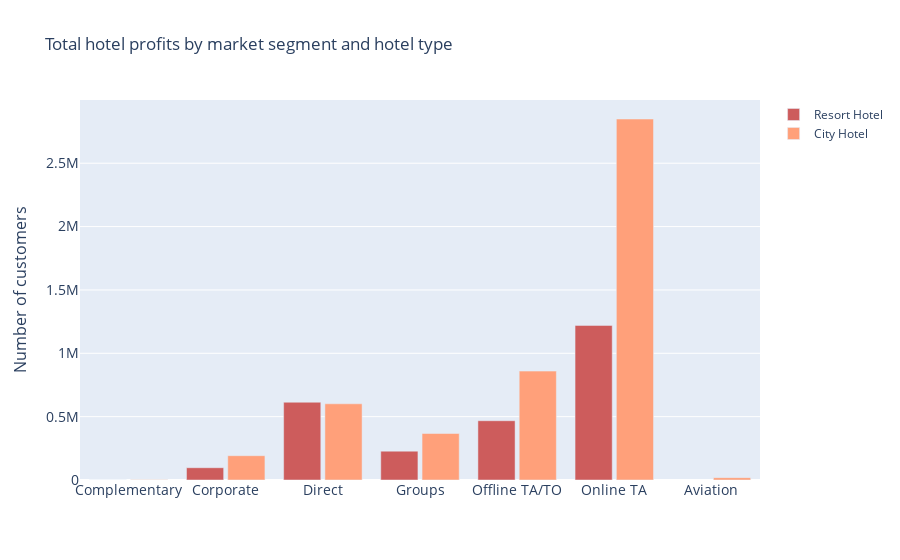

The notebook cell saved with this chart:
### Code cell
fig = go.Figure()
fig.add_trace(go.Bar(x=adr_resort_hotel_market['market_segment'],
                y=adr_resort_hotel_market['Total_profit'],
                name='Resort Hotel',
                marker_color='indianred'
                ))
fig.add_trace(go.Bar(x=adr_city_hotel_market['market_segment'],
                y=adr_city_hotel_market['Total_profit'],
                name='City Hotel',
                marker_color='lightsalmon'
                ))

fig.update_layout(
    title='Total hotel profits by market segment and hotel type',
    xaxis_tickfont_size=14,
    yaxis=dict(
        title='Number of customers',
        titlefont_size=16,
        tickfont_size=14,
    ),
    barmode='group',
    bargap=0.15, # gap between bars of adjacent location coordinates.
    bargroupgap=0.1 # gap between bars of the same location coordinate.
)
fig.show()

### Figure 1 — Plotly figure (JSON) as saved in the notebook; plotly's stock layout.template omitted (floating-point values rounded to 4 significant figures)
{"data": [{"marker": {"color": "indianred"}, "name": "Resort Hotel", "type": "bar", "x": ["Complementary", "Corporate", "Direct", "Groups", "Offline TA/TO", "Online TA"], "y": [697.6, 96950.0, 613900.0, 227900.0, 467800.0, 1220000.0]}, {"marker": {"color": "lightsalmon"}, "name": "City Hotel", "type": "bar", "x": ["Aviation", "Complementary", "Corporate", "Direct", "Groups", "Offline TA/TO", "Online TA"], "y": [18400.0, 1291.0, 191800.0, 601400.0, 367100.0, 859300.0, 2849000.0]}], "layout": {"bargap": 0.15, "bargroupgap": 0.1, "barmode": "group", "title": {"text": "Total hotel profits by market segment and hotel type"}, "xaxis": {"tickfont": {"size": 14}}, "yaxis": {"tickfont": {"size": 14}, "title": {"font": {"size": 16}, "text": "Number of customers"}}}}
